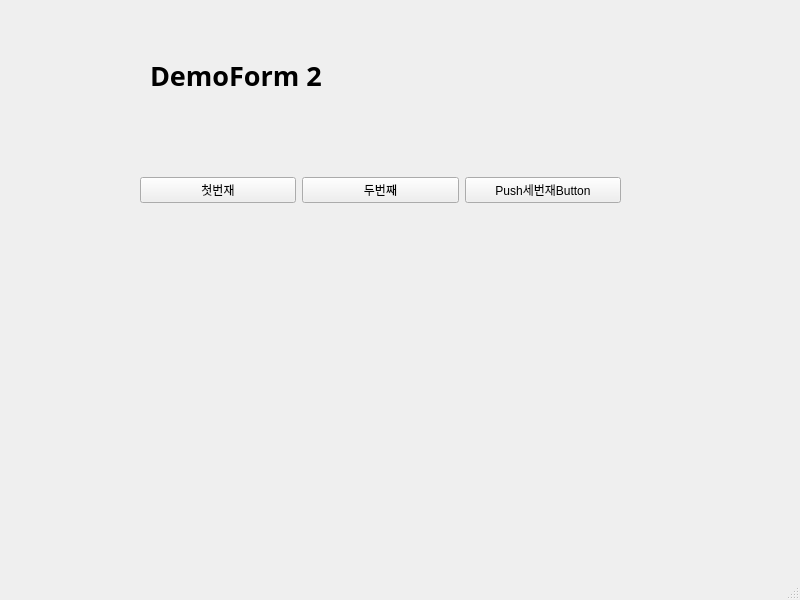
<?xml version="1.0" encoding="UTF-8"?>
<ui version="4.0">
 <class>MainWindow</class>
 <widget class="QMainWindow" name="MainWindow">
  <property name="geometry">
   <rect>
    <x>0</x>
    <y>0</y>
    <width>800</width>
    <height>600</height>
   </rect>
  </property>
  <property name="windowTitle">
   <string>MainWindow</string>
  </property>
  <widget class="QWidget" name="centralwidget">
   <widget class="QWidget" name="horizontalLayoutWidget">
    <property name="geometry">
     <rect>
      <x>140</x>
      <y>130</y>
      <width>481</width>
      <height>121</height>
     </rect>
    </property>
    <layout class="QHBoxLayout" name="horizontalLayout">
     <item>
      <widget class="QPushButton" name="pushButton">
       <property name="text">
        <string>첫번재</string>
       </property>
      </widget>
     </item>
     <item>
      <widget class="QPushButton" name="pushButton_2">
       <property name="text">
        <string>두번째</string>
       </property>
      </widget>
     </item>
     <item>
      <widget class="QPushButton" name="pushButton_3">
       <property name="text">
        <string>Push세번재Button</string>
       </property>
      </widget>
     </item>
    </layout>
   </widget>
   <widget class="QLabel" name="label">
    <property name="geometry">
     <rect>
      <x>150</x>
      <y>40</y>
      <width>461</width>
      <height>71</height>
     </rect>
    </property>
    <property name="font">
     <font>
      <family>맑은 고딕</family>
      <pointsize>20</pointsize>
      <weight>75</weight>
      <bold>true</bold>
     </font>
    </property>
    <property name="text">
     <string>DemoForm 2</string>
    </property>
   </widget>
  </widget>
  <widget class="QMenuBar" name="menubar">
   <property name="geometry">
    <rect>
     <x>0</x>
     <y>0</y>
     <width>800</width>
     <height>26</height>
    </rect>
   </property>
  </widget>
  <widget class="QStatusBar" name="statusbar"/>
 </widget>
 <resources/>
 <connections>
  <connection>
   <sender>pushButton</sender>
   <signal>clicked()</signal>
   <receiver>MainWindow</receiver>
   <slot>clickFirstButton()</slot>
   <hints>
    <hint type="sourcelabel">
     <x>208</x>
     <y>212</y>
    </hint>
    <hint type="destinationlabel">
     <x>255</x>
     <y>266</y>
    </hint>
   </hints>
  </connection>
  <connection>
   <sender>pushButton_2</sender>
   <signal>clicked()</signal>
   <receiver>MainWindow</receiver>
   <slot>clickSecondButton()</slot>
   <hints>
    <hint type="sourcelabel">
     <x>387</x>
     <y>206</y>
    </hint>
    <hint type="destinationlabel">
     <x>390</x>
     <y>315</y>
    </hint>
   </hints>
  </connection>
  <connection>
   <sender>pushButton_3</sender>
   <signal>clicked()</signal>
   <receiver>MainWindow</receiver>
   <slot>clickThirdButton()</slot>
   <hints>
    <hint type="sourcelabel">
     <x>531</x>
     <y>219</y>
    </hint>
    <hint type="destinationlabel">
     <x>532</x>
     <y>344</y>
    </hint>
   </hints>
  </connection>
 </connections>
 <slots>
  <slot>clickFirstButton()</slot>
  <slot>clickSecondButton()</slot>
  <slot>clickThirdButton()</slot>
 </slots>
</ui>
